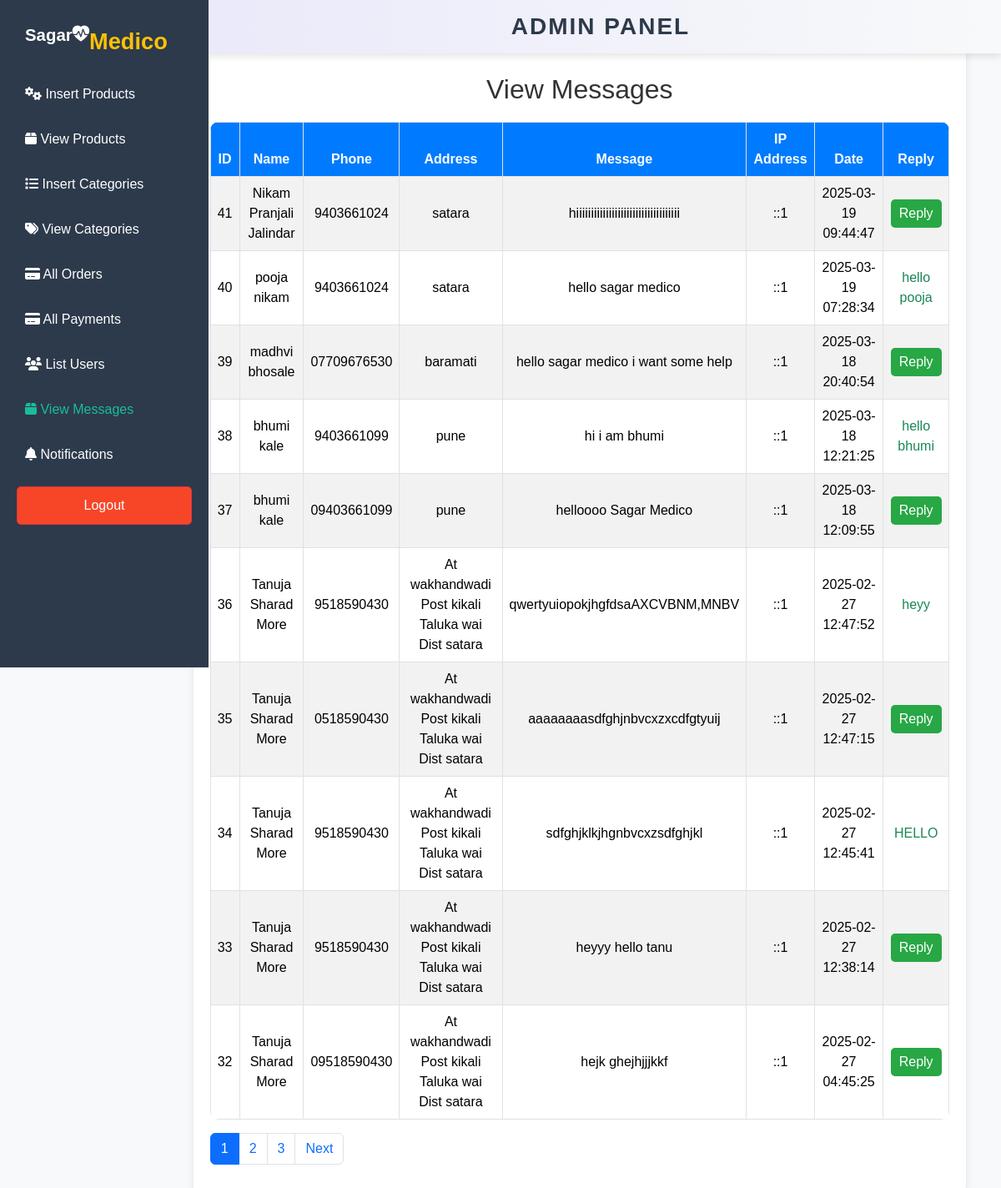
Page /admin_area/contact_view.php on the committed database.
### tables this page shows
CREATE TABLE IF NOT EXISTS `messages` (
  `id` int NOT NULL AUTO_INCREMENT,
  `name` varchar(100) NOT NULL,
  `phone` varchar(15) DEFAULT NULL,
  `address` varchar(255) NOT NULL,
  `message` text NOT NULL,
  `ip_address` varchar(45) DEFAULT NULL,
  `created_at` timestamp NOT NULL DEFAULT CURRENT_TIMESTAMP,
  `reply` text,
  `status` enum('unread','read') DEFAULT 'unread',
  PRIMARY KEY (`id`)
);

### admin_area/contact_view.php (the view, shortened to what this page needs)
<?php
include('../includes/dbc_connect.php');
$limit = 10;
$page = isset($_GET['page']) ? (int)$_GET['page'] : 1;
$offset = ($page - 1) * $limit;
$sql = "SELECT id, name, phone, address, message, ip_address, created_at, reply FROM messages ORDER BY created_at DESC LIMIT $limit OFFSET $offset";
$result = $conn->query($sql);
$total_sql = "SELECT COUNT(id) AS total FROM messages";
$total_result = $conn->query($total_sql);
$total_row = $total_result->fetch_assoc();
$total_messages = $total_row['total'];
$total_pages = ceil($total_messages / $limit);
?>
<!DOCTYPE html>
<html lang="en">
<head>
    <link href="https://cdn.jsdelivr.net/npm/bootstrap@5.3.2/dist/css/bootstrap.min.css" rel="stylesheet">
    <link href="https://cdn.jsdelivr.net/npm/bootstrap@5.3.0/dist/css/bootstrap.min.css" rel="stylesheet">
    <link rel="stylesheet" href="https://cdnjs.cloudflare.com/ajax/libs/font-awesome/6.7.2/css/all.min.css">
    <link rel="stylesheet" href="https://cdn.jsdelivr.net/npm/bootstrap-icons@1.11.3/font/bootstrap-icons.min.css">
    <link href="https://cdn.jsdelivr.net/npm/bootstrap@5.3.3/dist/css/bootstrap.min.css" rel="stylesheet">
    <link rel="stylesheet" href="https://unpkg.com/leaflet/dist/leaflet.css" />
    <link rel="stylesheet" href="https://cdn.jsdelivr.net/npm/bootstrap-icons@1.11.3/font/bootstrap-icons.min.css">
</head>
<body>
<div class="sidebar fixed-top">
    <a class="navbar-brand" href="index3.php"><b><sup style="color:white;">Sagar<i class="bi bi-heart-pulse-fill"></i></sup></b><b class="text-warning">Medico</b></a>
        <a href="insert_product.php"><i class="fa fa-cogs"></i> Insert Products</a>
        <a href="view_products.php"><i class="fa fa-box"></i> View Products</a>
        <a href="insert_categories.php"><i class="fa fa-list"></i> Insert Categories</a>
        <a href="view_categories.php"><i class="fa fa-tags"></i> View Categories</a>
        <a href="order_list.php"><i class="fa fa-credit-card"></i> All Orders</a>
        <a href="payment_list.php" ><i class="fa fa-credit-card"></i> All Payments</a>
        <a href="user_list.php" ><i class="fa fa-users"></i> List Users</a>
        <a href="contact_view.php" class="link active"><i class="fa fa-box"></i> View Messages</a>
        <a href="notifications.php">
    <i class="fa fa-bell"></i> Notifications
</a>
        <a href="../Medico/logout.php" class="btn btn-danger w-80 mt-3">Logout</a>
    </div>
    <div class="container mt-5">
    <div class="admin">
    <h1 >Admin Panel</h1>
</div>
<div class="main">
        <h2>View Messages</h2>
        <table class="table table-bordered table-striped">
            <thead>
                <tr>
                    <th>ID</th>
                    <th>Name</th>
                    <th>Phone</th>
                    <th>Address</th>
                    <th>Message</th>
                    <th>IP Address</th>
                    <th>Date</th>
                    <th>Reply</th>
                </tr>
            </thead>
            <tbody>
                <?php if ($result->num_rows > 0): ?>
                    <?php while ($row = $result->fetch_assoc()): ?>
                        <tr>
                            <td><?= htmlspecialchars($row['id']) ?></td>
                            <td><?= htmlspecialchars($row['name']) ?></td>
                            <td><?= htmlspecialchars($row['phone']) ?></td>
                            <td><?= htmlspecialchars($row['address']) ?></td>
                            <td><?= htmlspecialchars($row['message']) ?></td>
                            <td><?= htmlspecialchars($row['ip_address']) ?></td>
                            <td><?= htmlspecialchars($row['created_at']) ?></td>
                            <td>
                                <?php if (!empty($row['reply'])): ?>
                                    <span class="text-success"><?= htmlspecialchars($row['reply']) ?></span>
                                <?php else: ?>
                                    <a href="reply_message.php?id=<?= $row['id'] ?>">
                                        <button class="btn-reply">Reply</button>
                                    </a>
                                <?php endif; ?>
                            </td>
                        </tr>
                    <?php endwhile; ?>
                <?php else: ?>
                    <tr>
                        <td colspan="8" class="text-center">No messages found.</td>
                    </tr>
                <?php endif; ?>
            </tbody>
        </table>
         <nav>
            <ul class="pagination">
                <?php for ($i = 1; $i <= $total_pages; $i++): ?>
                    <li class="page-item <?= ($page == $i) ? 'active' : '' ?>">
                        <a class="page-link" href="?page=<?= $i ?>"><?= $i ?></a>
                    </li>
                <?php endfor; ?>
                <?php if ($page < $total_pages): ?>
                    <li class="page-item"><a class="page-link" href="?page=<?= $page + 1 ?>">Next</a></li>
                <?php endif; ?>
            </ul>
        </nav>
    </div>
    </div>
</body>
</html>

### admin_area/contact_view.php (style rules this page uses)
body { background-color: #f8f9fa; font-family: 'Poppins', sans-serif; }
h2 { text-align: center; color: #333; }
.table { margin-top: 20px; border-radius: 10px; overflow: hidden; width: 100%; }
.table th { background-color: #007bff; color: white; text-align: center; }
.table td { text-align: center; vertical-align: middle; }
.btn-reply { background-color: #28a745; color: white; border: none; padding: 5px 10px; border-radius: 5px; cursor: pointer; transition: 0.3s; }
.admin { background: linear-gradient(to right, #E6E6FA, #F8F9FA); width: 100%; padding: 15px 0; position: absolute; top: 0; left: 0; text-align: center; box-shadow: 0px 4px 8px rgba(0, 0, 0, 0.1); z-index: 1000; position: fixed; }
.navbar-brand { font-size: 170%; }
.admin h1 { font-size: 28px; font-weight: bold; color: #2d3a4b; text-transform: uppercase; letter-spacing: 2px; margin: 0; margin-left: 20%; }
.sidebar { position: fixed; width: 250px; height: 100vh; background: #2d3a4b; padding: 20px; color: white; left: 0; overflow-y: auto; }
.sidebar a { display: block; padding: 10px; color: white; text-decoration: none; border-radius: 5px; margin-bottom: 10px; transition: 0.3s; }
.main { max-width: 1000px; background: white; padding: 20px; border-radius: 10px; box-shadow: 0px 4px 10px rgba(0, 0, 0, 0.1); margin-left: 17%; }
h2 { text-align: center; color: #333; margin-top: 20px; }
.sidebar .btn { background-color:rgb(246, 70, 39); }
.link.active { color: #1abc9c; }

### rows in the picture
messages: id "41", name "Nikam Pranjali Jalindar", phone "9403661024", address "satara", message "hiiiiiiiiiiiiiiiiiiiiiiiiiiiiiiiiiii", ip_address "::1", created_at "2025-03-19 09:44:47"
messages: id "40", name "pooja nikam", phone "9403661024", address "satara", message "hello sagar medico", ip_address "::1", created_at "2025-03-19 07:28:34", reply "hello pooja"
messages: id "39", name "madhvi bhosale", phone "07709676530", address "baramati", message "hello sagar medico i want some help", ip_address "::1", created_at "2025-03-18 20:40:54"
messages: id "38", name "bhumi kale", phone "9403661099", address "pune", message "hi i am bhumi", ip_address "::1", created_at "2025-03-18 12:21:25", reply "hello bhumi"
messages: id "37", name "bhumi kale", phone "09403661099", address "pune", message "helloooo Sagar Medico", ip_address "::1", created_at "2025-03-18 12:09:55"
messages: id "36", name "Tanuja Sharad More", phone "9518590430", address "At wakhandwadi Post kikali Taluka wai Dist satara", message "qwertyuiopokjhgfdsaAXCVBNM,MNBV", ip_address "::1", created_at "2025-02-27 12:47:52", reply "heyy"
messages: id "35", name "Tanuja Sharad More", phone "0518590430", address "At wakhandwadi Post kikali Taluka wai Dist satara", message "aaaaaaaasdfghjnbvcxzxcdfgtyuij", ip_address "::1", created_at "2025-02-27 12:47:15"
messages: id "34", name "Tanuja Sharad More", phone "9518590430", address "At wakhandwadi Post kikali Taluka wai Dist satara", message "sdfghjklkjhgnbvcxzsdfghjkl", ip_address "::1", created_at "2025-02-27 12:45:41", reply "HELLO"
messages: id "33", name "Tanuja Sharad More", phone "9518590430", address "At wakhandwadi Post kikali Taluka wai Dist satara", message "heyyy hello tanu", ip_address "::1", created_at "2025-02-27 12:38:14"
messages: id "32", name "Tanuja Sharad More", phone "09518590430", address "At wakhandwadi Post kikali Taluka wai Dist satara", message "hejk ghejhjjjkkf", ip_address "::1", created_at "2025-02-27 04:45:25"
